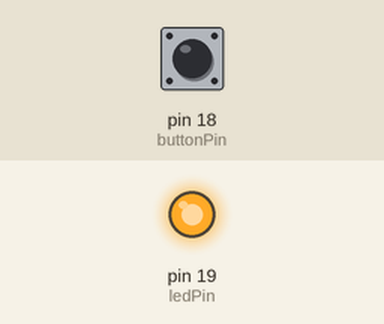
The sketch below on a simulated Arduino Uno, built with avr-gcc and run on an emulated ATmega328P. Parts: output pins drawn as LEDs (lit = HIGH). The inputs (shaded band) are chosen by the test bench; at power-on: pin 18 (buttonPin) LOW. What the sketch prints to the serial monitor is not drawn.

Above: at 1.2 s.
1.3 s: pin 18 (buttonPin) pulled HIGH for 0.15 s
At 1.37 s:
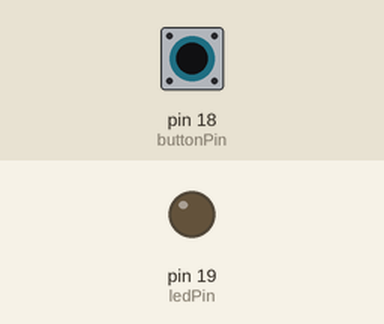
2.9 s: pin 18 (buttonPin) pulled HIGH for 3.2 s
At 6.6 s:
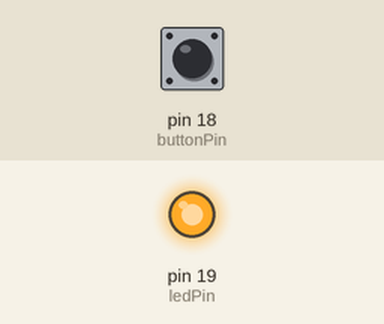
Timing chart, 0 to 8.1 s (numbered marks = the images above; inputs shaded):
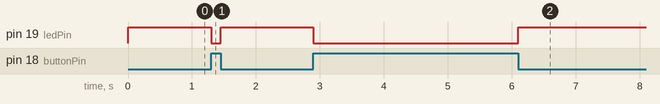

Measured:
- after the input at 1.3 s, pin 19 (ledPin): HIGH → LOW at once, → HIGH 0.15 s later
- after the input at 2.9 s, pin 19 (ledPin): HIGH → LOW at once, → HIGH 3.2 s later

The sketch:

main.ino
```cpp
const int buttonPin = 18;
const int ledPin =  19;

int buttonState = 0;

void setup() {
  Serial.begin(115200);
  pinMode(buttonPin, INPUT);
  pinMode(ledPin, OUTPUT);
}

void loop() {
  buttonState = digitalRead(buttonPin);
  Serial.println(buttonState);

  if (buttonState == HIGH) {
    digitalWrite(ledPin, LOW);
  } else {
    digitalWrite(ledPin, HIGH);
  }
}
```
